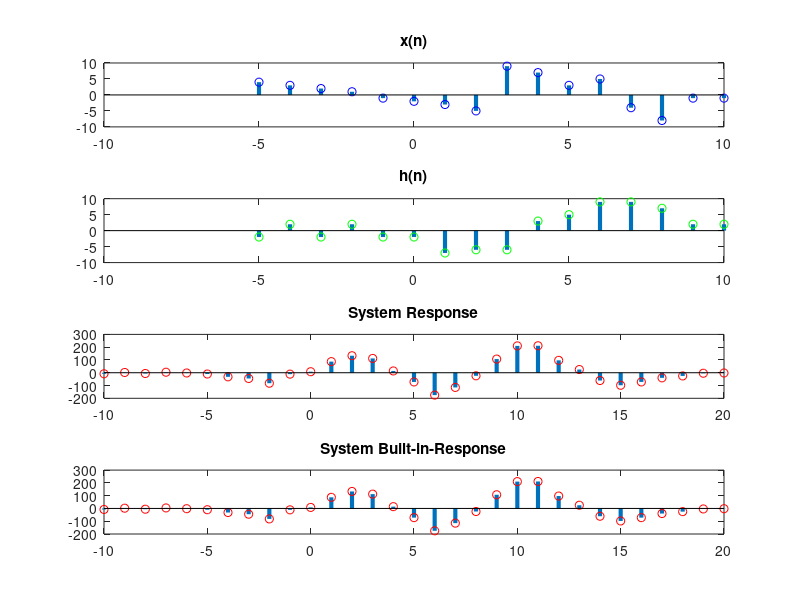

The MATLAB script that drew this image:
clear all;
close all;
n1=-5:1:10;
x=[4 3 2 1 -1 -2 -3 -5  9 7 3 5 -4 -8 -1 -1];
h=[-2 2 -2 2 -2 -2 -7 -6 -6 3 5 9 9 7 2 2];
n2=-5:1:10;
X=[x, zeros(1, length(h))];
H=[h,zeros(1, length(x))];
Y=zeros(1,length(x)+length(h)-1);
for i=1:length(x)+length(h)-1
    for j=1:length(x)
        if(i-j+1>0)
            Y(i)=Y(i)+X(j)*H(i-j+1);
        end
    end
end
n3=min(n1)+min(n2);
 n4=max(n1)+max(n2);
r=n3:1:n4;
Y
W=conv(x,h)
subplot(411)
stem(n1,x,'lineWidth',3,'LineStyle','-','Marker','o','MarkerEdgecolor','blue');
title('x(n)')
subplot(412)
stem(n2,h,'lineWidth',3,'LineStyle','-','Marker','o','MarkerEdgecolor','green')
title('h(n)')
subplot(413)
stem(r,Y,'lineWidth',3,'LineStyle','-','Marker','o','MarkerEdgecolor','red')
title('System Response')
subplot(414)
stem(r,W,'lineWidth',3,'LineStyle','-','Marker','o','MarkerEdgecolor','red')
title('System Built-in-Response')
